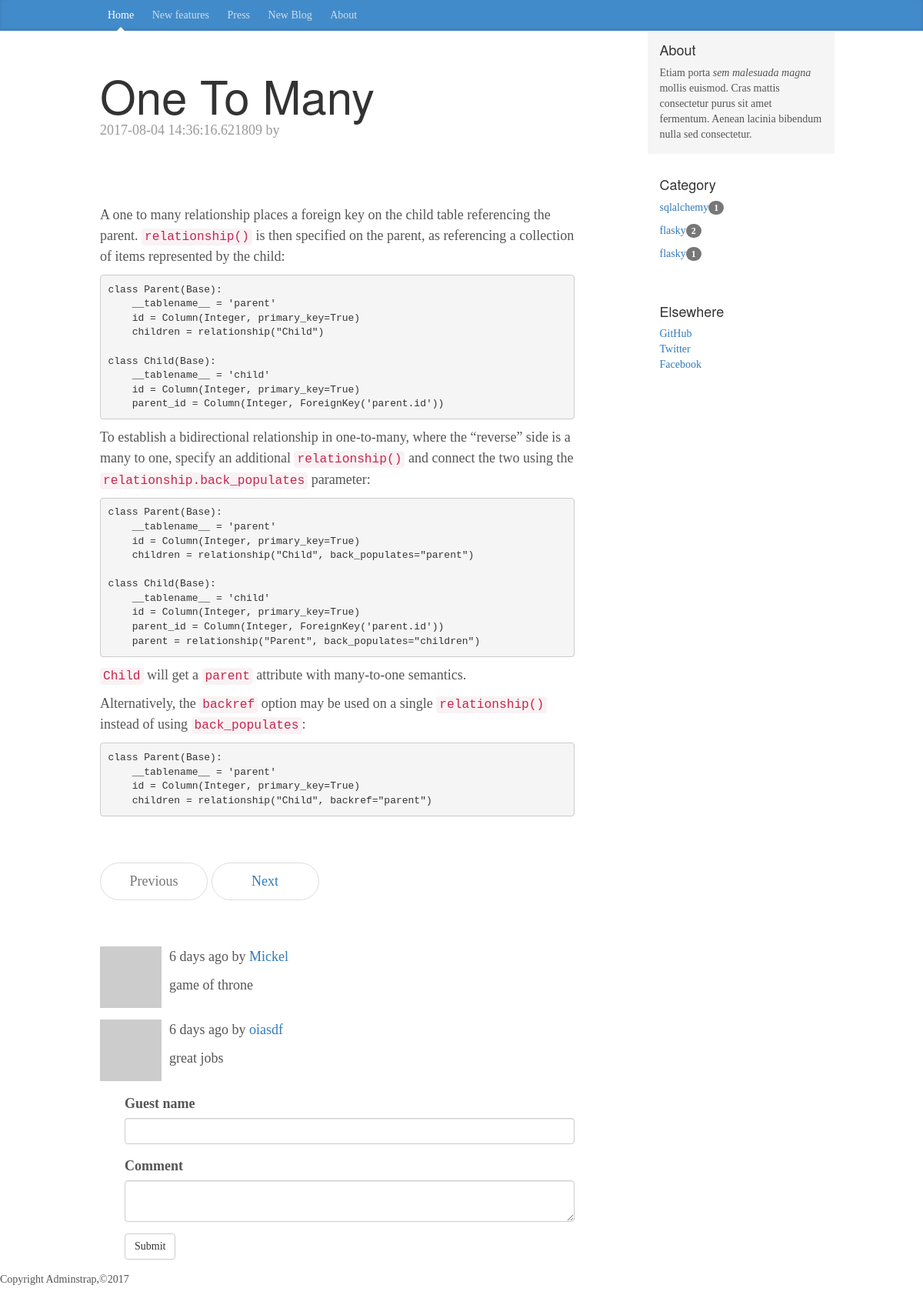
The page /blog/1 on the database its author committed.
### apps/models/blogs.py (models this page shows, shortened)
class BlogPost(db.Model):
    __tablename__ = 'posts'
    id = Column(Integer,primary_key=True)
    headline = Column(String(255), nullable=False)
    body = Column(Text)
    timestamp = db.Column(db.DateTime, index=True, default=datetime.utcnow)
    user_id = Column(Integer, ForeignKey('users.id'))
    category_id = db.Column(db.Integer, db.ForeignKey('category.id'))
    category = db.relationship('Category',
        backref=db.backref('posts', lazy='dynamic'))
    tags = db.relationship('Tag', secondary=reltags, lazy='subquery',
        backref=db.backref('pages', lazy='dynamic'))
    comments = relationship('Comments',backref='posts',lazy='dynamic')

class Comments(db.Model):
    __tablename__ = 'comments'
    id = Column(Integer,primary_key=True)
    guest = Column(String(50))
    body = Column(db.Text)
    timestamp = db.Column(db.DateTime, index=True, default=datetime.utcnow)
    post_id = Column(Integer,db.ForeignKey('posts.id'))

class Category(db.Model):
    id = db.Column(db.Integer, primary_key=True)
    name = db.Column(db.String(50))

### apps/views/blogs.py (the view, shortened to what this page needs)
@mod.route('/blog/<int:id>',methods=['GET','POST'])
def post(id):
    post = BlogPost.query.get_or_404(id)
    post_total = BlogPost.query.count()
    form = CommentForm()
    page = request.args.get('page', 1, type=int)
    if page == -1:
        page = (post.comments.count() - 1) / 20 + 1
    pagination = post.comments.order_by(Comments.timestamp.asc()).paginate(
    page, per_page=20,    error_out=False)
    comments = pagination.items
    category = Category.query.all()
    return render_template('blog/post.html', blog=post, form=form,
        comments=comments, pagination=pagination,category=category,post_total=post_total)

### apps/forms/blogs.py
class CommentForm(FlaskForm):
    guest = StringField('Guest name',validators=[Length(0,256)])
    body = TextAreaField('Comment')
    submit = SubmitField('Submit')

### apps/views/__init__.py (called while the page is built)
@mod.app_context_processor
def inject_permissions():
    return dict(Permission=Permission)

### apps/views/auths.py (called while the page is built)
@mod.before_app_request
def before_requst():
    if current_user.is_authenticated:
        current_user.ping()
        if not current_user.confirmed \
                and request.endpoint[:5] != 'auth.':
            return redirect(url_for('auth.unconfirmed'))

### apps/templates/blog/post.html (shortened to what this page needs)
{% extends "bootstrap/base.html" %}
{% import "bootstrap/wtf.html" as wtf %}
{% import "_macros.html" as macros %}
{% block head %}
    {{ super() }}
    <link href="{{ url_for('static',filename='css/blog.css') }}" rel="stylesheet">
{% endblock %}
{% block content %}
    <div class="blog-masthead">
      <div class="container">
        <nav class="blog-nav">
          <a class="blog-nav-item active" href="#">Home</a>
          <a class="blog-nav-item" href="#">New features</a>
          <a class="blog-nav-item" href="#">Press</a>
          <a class="blog-nav-item" href="{{ url_for('blog.new_blog')}}">New Blog</a>
          <a class="blog-nav-item" href="#">About</a>
        </nav>
      </div>
    </div>
    <div class="container">
      <div class="row">
        <div class="col-sm-8 blog-main">
        <div class="blog-header">
        <h1 class="blog-title">{{ blog.headline }}</h1>
        <p class="blog-post-meta">{{ blog.timestamp }} by <a href="#">{{ current_user.username }}</a></p>
        </div>
        <div class="blog-post">
            <div>
                {{ blog.body | safe }}
            </div>
        </div>
          <nav>
            <ul class="pager">
              <li{% if blog.id == 1 %} class="disabled"{% endif %}>
              <a href="{{ url_for('blog.post',id=blog.id-1)}}">Previous</a></li>
              <li{% if blog.id == post_total %} class="disabled"{% endif %}>
              <a href="{{ url_for('blog.post',id=blog.id+1)}}">Next</a></li>
            </ul>
          </nav>
          <ul class="media-list">
          {% for comment in comments %}
          <li class="media">
          <div class="media-left">
              <a href="#">
                <img class="media-object" src="http://www.gravatar.com/avatar/3b2b619ec6262955cb95161e729e20db?s=18&amp;d=identicon&amp;r=g" alt="...">
              </a>
            </div>
            <div class="media-body">
            <p >{{ moment(comment.timestamp).fromNow()  }} by <a href="#">{{ comment.guest }}</a></p>
                {{ comment.body | safe }}
            </div>
            </li>
            {% endfor %}
           </ul>
        <div class="comment-form">
            {{ wtf.quick_form(form) }}
        </div>
        </div>
        <div class="col-sm-3 col-sm-offset-1 blog-sidebar">
          <div class="sidebar-module sidebar-module-inset">
            <h4>About</h4>
            <p>Etiam porta <em>sem malesuada magna</em> mollis euismod. Cras mattis consectetur purus sit amet fermentum. Aenean lacinia bibendum nulla sed consectetur.</p>
          </div>
          <div class="sidebar-module">
            <h4>Category</h4>
            {% for cat in category %}
            <ol class="list-unstyled">
              <li><a href="#">{{ cat.name }}</a><span class="badge">{{ cat.posts.count() }}</span></li>
            </ol>
            {% endfor %}
          </div>
          <div class="sidebar-module">
            <h4>Elsewhere</h4>
            <ol class="list-unstyled">
              <li><a href="#">GitHub</a></li>
              <li><a href="#">Twitter</a></li>
              <li><a href="#">Facebook</a></li>
            </ol>
          </div>
        </div>
      </div>
    </div>
   {% include "footer.html" %}
{% endblock %}

### apps/static/css/blog.css (style rules this page uses)
body { font-family: Georgia, "Times New Roman", Times, serif; color: #555; }
h1, .h1, h2, .h2, h3, .h3, h4, .h4, h5, .h5, h6, .h6 { margin-top: 0; font-family: "Helvetica Neue", Helvetica, Arial, sans-serif; font-weight: normal; color: #333; }
@media (min-width: 1200px) { .container { width: 970px; } }
.blog-masthead { background-color: #428bca; -webkit-box-shadow: inset 0 -2px 5px rgba(0,0,0,.1); box-shadow: inset 0 -2px 5px rgba(0,0,0,.1); }
.blog-nav-item { position: relative; display: inline-block; padding: 10px; font-weight: 500; color: #cdddeb; }
.blog-nav .active { color: #fff; }
.blog-nav .active:after { position: absolute; bottom: 0; left: 50%; width: 0; height: 0; margin-left: -5px; vertical-align: middle; content: " "; border-right: 5px solid transparent; border-bottom: 5px solid; border-left: 5px solid transparent; }
.blog-header { padding-top: 20px; padding-bottom: 20px; }
.blog-title { margin-top: 30px; margin-bottom: 0; font-size: 60px; font-weight: normal; }
.blog-main { font-size: 18px; line-height: 1.5; }
.sidebar-module { padding: 15px; margin: 0 -15px 15px; }
.sidebar-module-inset { padding: 15px; background-color: #f5f5f5; border-radius: 4px; }
.sidebar-module-inset p:last-child, .sidebar-module-inset ul:last-child, .sidebar-module-inset ol:last-child { margin-bottom: 0; }
.pager { margin-bottom: 60px; text-align: left; }
.pager > li > a { width: 140px; padding: 10px 20px; text-align: center; border-radius: 30px; }
.blog-post { margin-bottom: 60px; }
.blog-post-meta { margin-bottom: 20px; color: #999; }
div.comment-form { margin: 16px 0px 16px 32px; }

### rows shown on the page
BlogPost: headline "One To Many", timestamp "2017-08-04 14:36:16.621809", body "A one to many relationship places a foreign key on the child table referencing the parent. relationship() is then specified on the parent, as referencing a collection of items represented by the child: class Parent(Base): __tablename__ = 'parent' id = Column(Integer, primary_key=True) children = relationship(\"Child\") class Child(Base): __tablename__ = 'child' id = Column(Integer, primary_key=True) parent_id = Column(Integer, ForeignKey('parent.id')) To establish a bidirectional relationship in one-to-many, where the “reverse” side is a many to one, specify an additional relationship() and connect the two using the relationship.back_populates parameter: class Parent(Base): __tablename__ =…"
Comments: timestamp "6 days ago", guest "Mickel", body "game of throne"
Comments: timestamp "6 days ago", guest "oiasdf", body "great jobs"
Category: name "sqlalchemy", posts.count "1"
Category: name "flasky", posts.count "2"
Category: name "flasky", posts.count "1"
